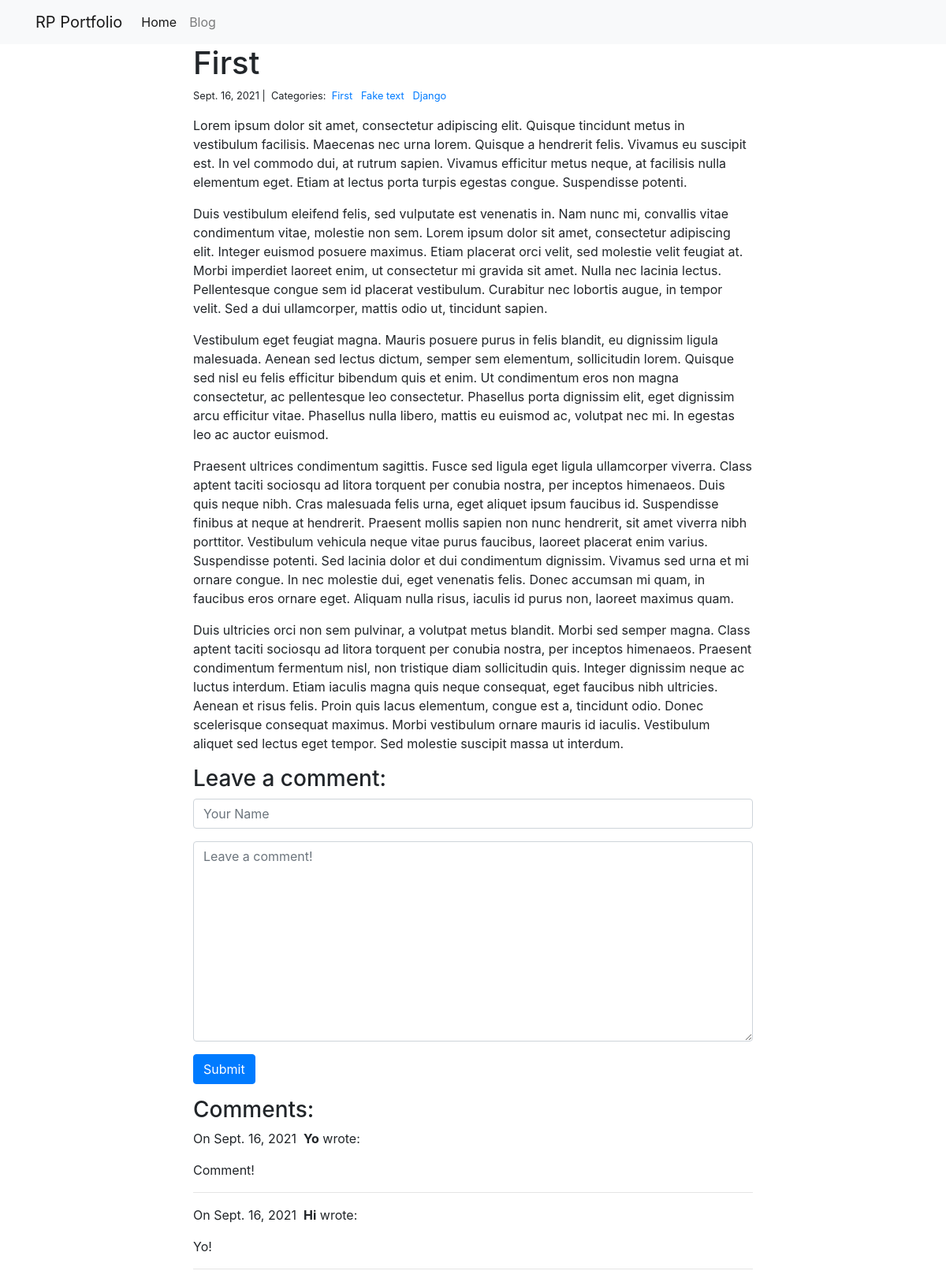
Page /blog/1/ on the committed database.
### blog/models.py (models this page shows)
class Post(models.Model):
    title = models.CharField(max_length = 255)
    body = models.TextField()
    created_on = models.DateTimeField(auto_now_add = True)
    last_modified = models.DateTimeField(auto_now = True)
    categories = models.ManyToManyField('Category', related_name = 'posts')

class Category(models.Model):
    name = models.CharField(max_length = 20)

class Comment(models.Model):
    author = models.CharField(max_length = 60)
    body = models.TextField()
    created_on = models.DateTimeField(auto_now_add = True)
    post = models.ForeignKey('Post', on_delete = models.CASCADE)

### blog/views.py (the view, shortened to what this page needs)
# urls.py: path('<int:pk>/', views.blog_detail, name = 'blog_detail'),
def blog_detail(request, pk):
    post = Post.objects.get(pk=pk)
    form = CommentForm()
    comments = Comment.objects.filter(post = post)
    context = {'post':post,
               'comments': comments,
               'form': form}
    return render(request, 'blog_detail.html', context)

### blog/forms.py
class CommentForm(forms.Form):
    author = forms.CharField(
        max_length = 60,
        widget = forms.TextInput(attrs = {
                'class': 'form-control',
                'placeholder': 'Your Name'
        }))
    body = forms.CharField(widget = forms.Textarea(attrs = {
            'class': 'form-control',
            'placeholder': 'Leave a comment!'
    }))

### blog/templates/blog_detail.html (shortened to what this page needs)
{% extends 'base.html' %}
{% block page_content %}
<div class = 'col-md-8 offset-md-2'>
  <h1>{{ post.title }}</h1>
  <small>
    {{ post.created_on.date }} |&nbsp;
    Categories:&nbsp;
    {% for category in post.categories.all %}
    <a href = '{% url "blog_category" category.name %}'>
      {{category.name}}
    </a>&nbsp;
    {% endfor %}
  </small>
  <p>{{ post.body | linebreaks }}</p>
  <h3>Leave a comment:</h3>
  <form action = '/blog/{{post.pk}}/' method = 'post'>
    <div class = 'form-group'>
      {{ form.author }}
    </div>
    <div class = 'form-group'>
      {{ form.body }}
    </div>
    <button type = 'submit' class = 'btn btn-primary'>Submit</button>
  </form>
  <h3>Comments:</h3>
  {% for comment in comments %}
  <p>
    On {{comment.created_on.date }}&nbsp;
    <b>{{ comment.author }}</b> wrote:
  </p>
  <p>{{ comment.body }}</p>
  <hr>
  {% endfor %}
</div>
{% endblock %}

### personal_portfolio/templates/base.html (shortened to what this page needs)
<link rel="stylesheet" href="https://stackpath.bootstrapcdn.com/bootstrap/4.1.3/css/bootstrap.min.css">
<nav class="navbar navbar-expand-lg navbar-light bg-light">
    <div class="container">
        <a class="navbar-brand" href="{% url 'project_index' %}">RP Portfolio</a>
        <div class="collapse navbar-collapse" id="navbarSupportedContent">
          <ul class="navbar-nav mr-auto">
            <li class="nav-item active">
              <a class="nav-link" href="{% url 'project_index' %}">Home</a>
            </li>
            <li class="nav-item">
              <a class="nav-link" href="{% url 'blog_index' %}">Blog</a>
            </li>
          </ul>
        </div>
    </div>
</nav>
<div class="container">
    {% block page_content %}{% endblock %}
</div>

### rows in the picture
Post: title "First", created_on "Sept. 16, 2021", body "Lorem ipsum dolor sit amet, consectetur adipiscing elit. Quisque tincidunt metus in vestibulum facilisis. Maecenas nec urna lorem. Quisque a hendrerit felis. Vivamus eu suscipit est. In vel commodo dui, at rutrum sapien. Vivamus efficitur metus neque, at facilisis nulla elementum eget. Etiam at lectus porta turpis egestas congue. Suspendisse potenti. Duis vestibulum eleifend felis, sed vulputate est venenatis in. Nam nunc mi, convallis vitae condimentum vitae, molestie non sem. Lorem ipsum dolor sit amet, consectetur adipiscing elit. Integer euismod posuere maximus. Etiam placerat orci velit, sed molestie velit feugiat at. Morbi imperdiet laoreet enim, ut consectetur mi gravida sit amet.…"
Category: name "First"
Category: name "Fake text"
Category: name "Django"
Comment: created_on "Sept. 16, 2021", author "Yo", body "Comment!"
Comment: created_on "Sept. 16, 2021", author "Hi", body "Yo!"
